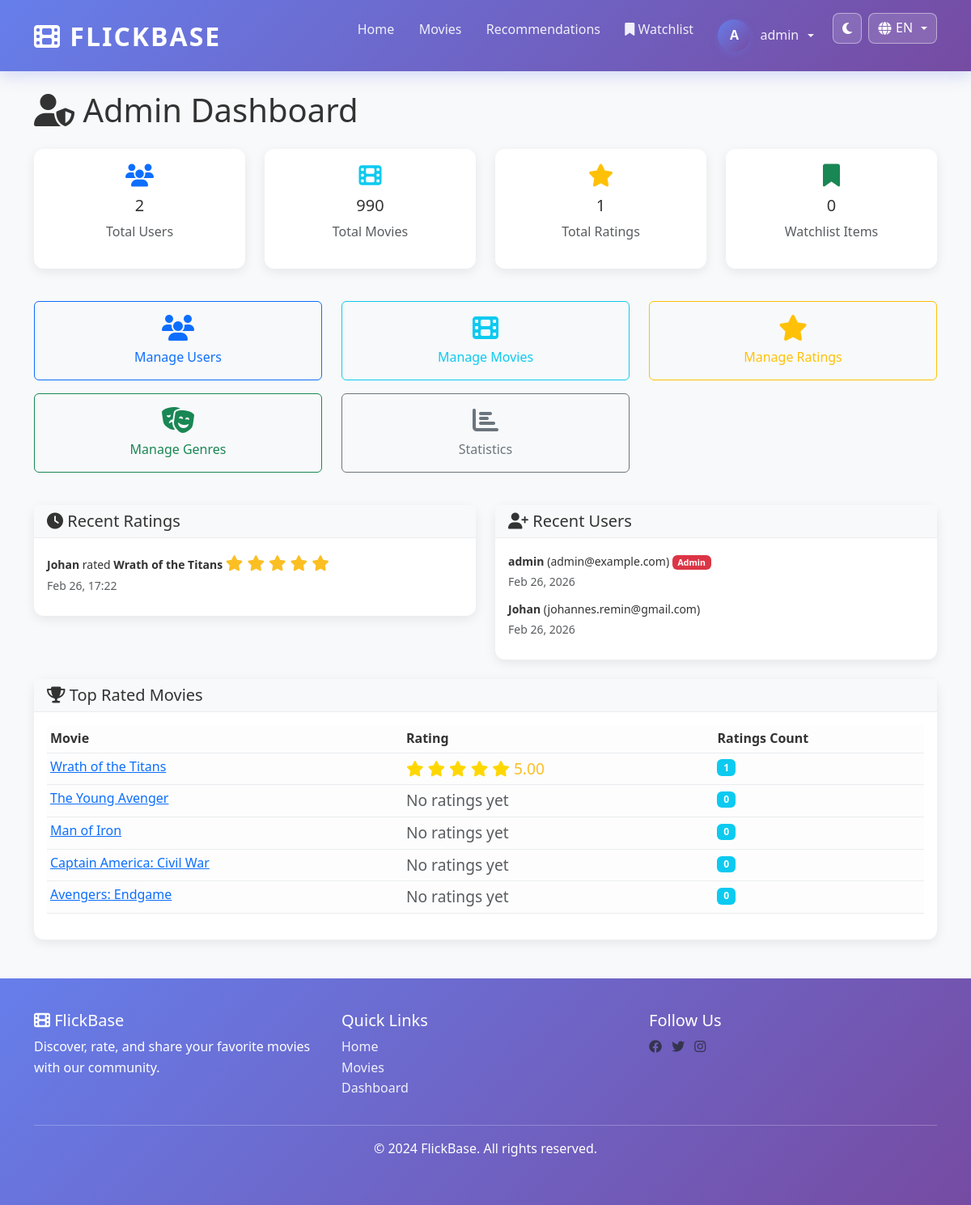
Before: /admin/ (signed in) with the older database file.
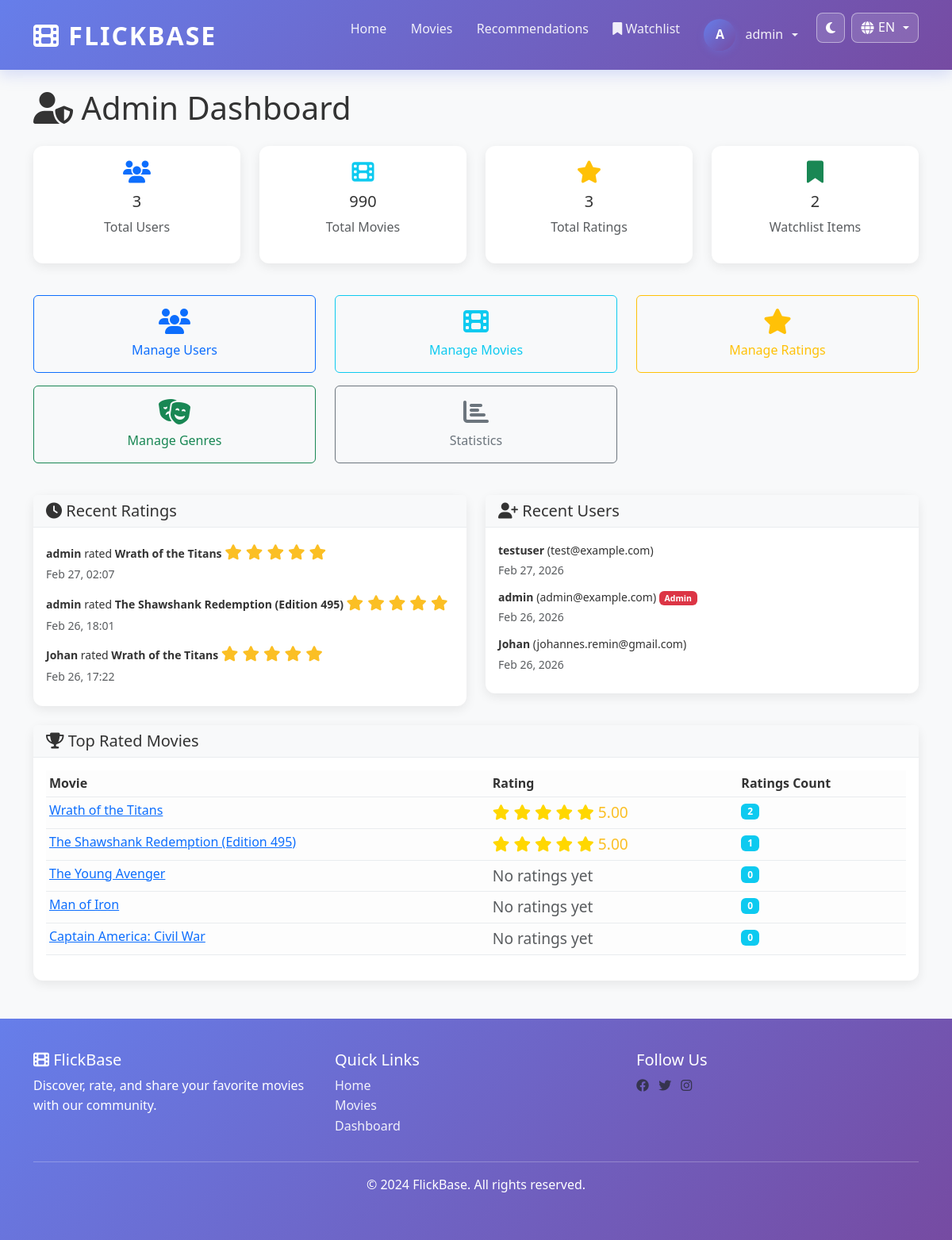
After: the same page with the newer database file.
### app/models.py (models this page shows, shortened)
class Rating(db.Model):
    __tablename__ = 'ratings'
    id = db.Column(db.Integer, primary_key=True)
    user_id = db.Column(db.Integer, db.ForeignKey('users.id'), nullable=False, index=True)
    movie_id = db.Column(db.Integer, db.ForeignKey('movies.id'), nullable=False, index=True)
    rating = db.Column(db.Integer, nullable=False)  # 1-5 stars
    review = db.Column(db.Text, nullable=True)
    created_at = db.Column(db.DateTime, default=utcnow, index=True)
    updated_at = db.Column(db.DateTime, default=utcnow, onupdate=utcnow)
    __table_args__ = (db.UniqueConstraint('user_id', 'movie_id', name='unique_user_movie_rating'),)

class User(UserMixin, db.Model):
    __tablename__ = 'users'
    id = db.Column(db.Integer, primary_key=True)
    username = db.Column(db.String(80), unique=True, nullable=False, index=True)
    email = db.Column(db.String(120), unique=True, nullable=False, index=True)
    password_hash = db.Column(db.String(255), nullable=False)
    is_admin = db.Column(db.Boolean, default=False)
    created_at = db.Column(db.DateTime, default=utcnow)
    updated_at = db.Column(db.DateTime, default=utcnow, onupdate=utcnow)
    ratings = db.relationship('Rating', backref='user', lazy=True, cascade='all, delete-orphan')
    watchlist = db.relationship('Watchlist', backref='user', lazy=True, cascade='all, delete-orphan')

class Movie(db.Model):
    __tablename__ = 'movies'
    id = db.Column(db.Integer, primary_key=True)
    title = db.Column(db.String(255), nullable=False, index=True)
    description = db.Column(db.Text, nullable=False)
    year = db.Column(db.Integer, nullable=False, index=True)
    poster_url = db.Column(db.String(500), nullable=True)  # URL to poster image
    tmdb_id = db.Column(db.Integer, nullable=True, unique=True, index=True)  # For TMDB API integration
    created_at = db.Column(db.DateTime, default=utcnow, index=True)
    updated_at = db.Column(db.DateTime, default=utcnow, onupdate=utcnow)
    ratings = db.relationship('Rating', backref='movie', lazy=True, cascade='all, delete-orphan')
    watchlist = db.relationship('Watchlist', backref='movie', lazy=True, cascade='all, delete-orphan')

### app/routes/admin.py (the view)
@admin_bp.route('/')
@login_required
@admin_required
def dashboard():
    total_users = User.query.count()
    total_movies = Movie.query.count()
    total_ratings = Rating.query.count()
    total_watchlist = Watchlist.query.count()
    recent_ratings = Rating.query.order_by(Rating.created_at.desc()).limit(10).all()
    recent_users = User.query.order_by(User.created_at.desc()).limit(5).all()
    top_movies = db.session.query(
        Movie,
        func.avg(Rating.rating).label('avg_rating'),
        func.count(Rating.id).label('rating_count')
    ).outerjoin(Rating).group_by(Movie.id).order_by(
        func.avg(Rating.rating).desc()
    ).limit(5).all()
    active_users = db.session.query(
        User,
        func.count(Rating.id).label('rating_count')
    ).outerjoin(Rating).group_by(User.id).order_by(
        func.count(Rating.id).desc()
    ).limit(5).all()
    return render_template('admin/dashboard.html',
                         total_users=total_users,
                         total_movies=total_movies,
                         total_ratings=total_ratings,
                         total_watchlist=total_watchlist,
                         recent_ratings=recent_ratings,
                         recent_users=recent_users,
                         top_movies=top_movies,
                         active_users=active_users)

### app/i18n.py (called while the page is built)
def get_current_language():
    selected = session.get('lang')
    return selected if selected in SUPPORTED_LANGUAGES else 'en'

def translate(key, lang=None):
    current_lang = lang or get_current_language()
    entry = TRANSLATIONS.get(key, {})
    return entry.get(current_lang) or entry.get('en') or key

### app/routes/admin.py (called while the page is built)
def admin_required(f):
    @wraps(f)
    def decorated_function(*args, **kwargs):
        if not current_user.is_authenticated or not current_user.is_admin:
            flash(t('admin.no_permission'), 'danger')
            return redirect(url_for('movie.home'))
        return f(*args, **kwargs)
    return decorated_function

### app/templates/admin/dashboard.html (shortened to what the changed rows need)
{% extends "base.html" %}
{% block content %}
<h1 class="mb-4"><i class="fas fa-user-shield"></i> Admin Dashboard</h1>
<div class="row mb-4">
    <div class="col-md-3 mb-3">
        <div class="card text-center">
            <div class="card-body">
                <h3><i class="fas fa-users text-primary"></i></h3>
                <h5>{{ total_users }}</h5>
                <p class="text-muted">Total Users</p>
            </div>
        </div>
    </div>
    <div class="col-md-3 mb-3">
        <div class="card text-center">
            <div class="card-body">
                <h3><i class="fas fa-star text-warning"></i></h3>
                <h5>{{ total_ratings }}</h5>
                <p class="text-muted">Total Ratings</p>
            </div>
        </div>
    </div>
    <div class="col-md-3 mb-3">
        <div class="card text-center">
            <div class="card-body">
                <h3><i class="fas fa-bookmark text-success"></i></h3>
                <h5>{{ total_watchlist }}</h5>
                <p class="text-muted">Watchlist Items</p>
            </div>
        </div>
    </div>
</div>
<div class="row">
    <div class="col-md-6">
        <div class="card">
            <div class="card-body">
                {% for rating in recent_ratings[:5] %}
                <div class="mb-2">
                    <small>
                        <strong>{{ rating.user.username }}</strong> rated
                        <strong>{{ rating.movie.title }}</strong>
                        <span class="rating-stars">
                            {% for i in range(1, 6) %}
                                {% if i <= rating.rating %}<i class="fas fa-star"></i>{% else %}<i class="far fa-star"></i>{% endif %}
                            {% endfor %}
                        </span>
                    </small><br>
                    <small class="text-muted">{{ rating.created_at.strftime('%b %d, %H:%M') }}</small>
                </div>
                {% endfor %}
            </div>
        </div>
    </div>
    <div class="col-md-6">
        <div class="card">
            <div class="card-body">
                {% for user in recent_users %}
                <div class="mb-2">
                    <small>
                        <strong>{{ user.username }}</strong>
                        ({{ user.email }})
                        {% if user.is_admin %}<span class="badge bg-danger">Admin</span>{% endif %}
                    </small><br>
                    <small class="text-muted">{{ user.created_at.strftime('%b %d, %Y') }}</small>
                </div>
                {% endfor %}
            </div>
        </div>
    </div>
</div>
<div class="row mt-4">
    <div class="col-md-12">
        <div class="card">
            <div class="card-body">
                <table class="table table-sm">
                    <thead>
                        <tr>
                            <th>Movie</th>
                            <th>Rating</th>
                            <th>Ratings Count</th>
                        </tr>
                    </thead>
                    <tbody>
                        {% for movie, avg_rating, rating_count in top_movies %}
                        <tr>
                            <td>
                                <a href="{{ url_for('admin.view_movie', movie_id=movie.id) }}">{{ movie.title }}</a>
                            </td>
                            <td>
                                <span class="rating-stars">
                                    {% if avg_rating %}
                                        {% for i in range(1, 6) %}
                                            {% if i <= avg_rating %}<i class="fas fa-star" style="color: gold;"></i>
                                            {% elif i - avg_rating < 1 %}<i class="fas fa-star-half-alt" style="color: gold;"></i>
                                            {% else %}<i class="far fa-star"></i>{% endif %}
                                        {% endfor %}
                                        {{ "%.2f"|format(avg_rating) }}
                                    {% else %}
                                        <span class="text-muted">No ratings yet</span>
                                    {% endif %}
                                </span>
                            </td>
                            <td><span class="badge bg-info">{{ rating_count }}</span></td>
                        </tr>
                        {% endfor %}
                    </tbody>
                </table>
            </div>
        </div>
    </div>
</div>
{% endblock %}

### app/templates/base.html (shortened to what the changed rows need)
<!DOCTYPE html>
<html lang="{{ current_lang or 'en' }}" data-bs-theme="light">
<head>
    <link href="https://cdn.jsdelivr.net/npm/bootstrap@5.3.0/dist/css/bootstrap.min.css" rel="stylesheet">
    <link rel="stylesheet" href="https://cdnjs.cloudflare.com/ajax/libs/font-awesome/6.4.0/css/all.min.css">
    <link rel="stylesheet" href="{{ url_for('static', filename='css/dark-mode.css') }}">
</head>
<body>
    <nav class="navbar navbar-expand-lg navbar-light sticky-top">
        <div class="container">
            <div class="collapse navbar-collapse" id="navbarNav">
                <ul class="navbar-nav ms-auto">
                    {% if current_user.is_authenticated %}
                        <li class="nav-item">
                            <a class="nav-link" href="{{ url_for('movie.recommendations') }}">{{ t('nav.recommendations') }}</a>
                        </li>
                        <li class="nav-item">
                            <a class="nav-link" href="{{ url_for('movie.watchlist') }}">
                                <i class="fas fa-bookmark"></i> {{ t('nav.watchlist') }}
                            </a>
                        </li>
                        <li class="nav-item dropdown">
                            <a class="nav-link dropdown-toggle" href="#" id="userDropdown" role="button" data-bs-toggle="dropdown">
                                <div class="avatar">{{ current_user.username[0].upper() }}</div>
                                {{ current_user.username }}
                            </a>
                        </li>
                    {% endif %}
                </ul>
            </div>
        </div>
    </nav>
    <main class="container my-4">
        {% block content %}{% endblock %}
    </main>
</body>
</html>

Changed rows visible on the page:
no longer on this page (row unchanged): Movie: title "Avengers: Endgame", shows "No ratings yet", rating_count "0"
added Rating: user.username "admin", movie "Wrath of the Titans", rating 5 (drawn), created_at "Feb 27, 02:07"
added Rating: user.username "admin", movie "The Shawshank Redemption (Edition 495)", rating 5 (drawn), created_at "Feb 26, 18:01"
added User: username "testuser", email "test@example.com", created_at "Feb 27, 2026"
computed for Movie "Wrath of the Titans": rating_count "1" → "2"
now on this page (row edited): Movie: title "The Shawshank Redemption (Edition 495)", avg_rating "5.00", rating_count "1"
Other visible differences:
{{ total_users }}: "2" → "3"
{{ total_ratings }}: "1" → "3"
{{ total_watchlist }}: "0" → "2"
